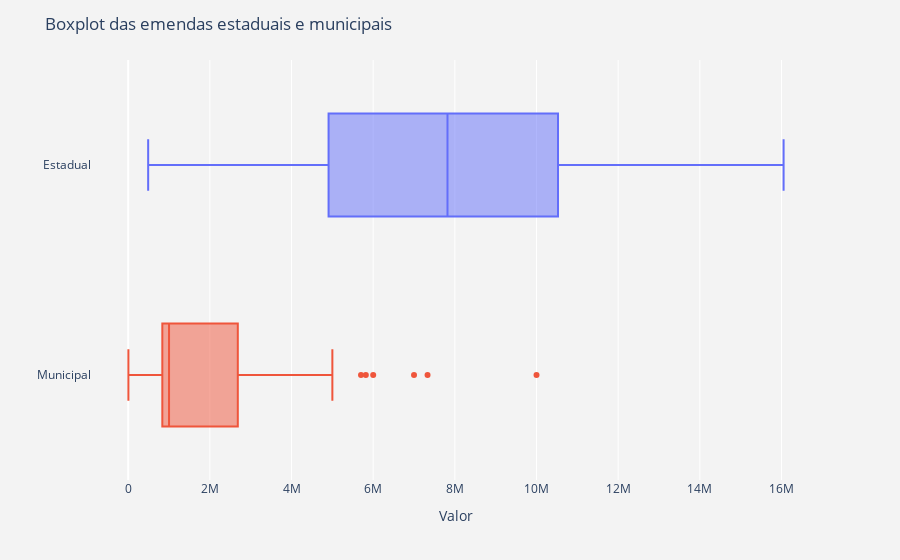

Source (notebook cell):
### Markdown cell above
### Outliers

Vamos indentificar valores outliers das emendas enviadas para o estado e para as cidades. Os dados não serão agregados e utilizaremos um gráfico boxplot.

### Code cell
# copia dos dados estaduais
df_ce_out = df_ce.copy()
# coluna tipo
df_ce_out['Tipo'] = 'Estadual'

# copia dos dados municipais
df_cidades_out = df_cidades.copy()
# nova coluna tipo
df_cidades_out['Tipo'] = 'Municipal'

df_outliers = pd.concat([df_ce_out,df_cidades_out])
# df_outliers.head()

df_outliers.rename(columns={'vlr':'Valor'}, inplace=True)

fig = px.box(
    df_outliers
    # , title="Boxplot das emendas estaduais e municipais"
    , y="Tipo"
    , x="Valor"
    , color="Tipo"
)

# fig.update_traces(
#     marker=dict(outliercolor='rgb(51, 204, 51)')
# )

fig.update_layout(
    title='Boxplot das emendas estaduais e municipais',
    yaxis=dict(
        # autorange=True,
        showgrid=False,
        # zeroline=True,
        # dtick=5,
        # gridcolor='rgb(255, 255, 255)',
        # gridwidth=1,
        # zerolinecolor='rgb(255, 255, 255)',
        # zerolinewidth=2,
        title=dict(text="")
        # visible=False,
        # showticklabels=False
    ),
    xaxis=dict(
        # autorange=True,
        showgrid=True,
        # zeroline=True,
        # dtick=5,
        gridcolor='rgb(255, 255, 255)',
        gridwidth=1,
        zerolinecolor='rgb(255, 255, 255)',
        zerolinewidth=2,
        # visible=False,
        # showticklabels=False
    ),
    # margin=dict(
    #     l=40,
    #     r=30,
    #     b=80,
    #     t=100,
    # ),
    paper_bgcolor='rgb(243, 243, 243)',
    plot_bgcolor='rgb(243, 243, 243)',
    showlegend=False
)

fig.show()

### Figure 1 — Plotly figure (JSON) as saved in the notebook; plotly's stock layout.template omitted (floating-point values rounded to 4 significant figures)
{"data": [{"alignmentgroup": "True", "hovertemplate": "Tipo=%{y}<br>Valor=%{x}<extra></extra>", "legendgroup": "Estadual", "marker": {"color": "#636efa"}, "name": "Estadual", "notched": false, "offsetgroup": "Estadual", "orientation": "h", "showlegend": true, "type": "box", "x": [16051700, 16051699, 16051698, 15888779, 15551253, 15171695, 14640000.0, 13921711, 13611876, 13076179, 13033674, 10837034, 10800000.0, 10800000.0, 10720000.0, 10460000.0, 10345479, 10270000.0, 9415000.0, 9321000.0, 9207000.0, 9085000.0, 8819682, 8800000, 8669682, 8569682, 8549682, 8519682, 8486000.0, 8000000, 7819682, 7600000, 7418000.0, 7355365, 7299682, 6904000.0, 6500000, 6289365, 6000000, 6000000, 5366000.0, 5210737, 5192000.0, 5150000, 5000000, 4913026, 4889365, 4813000.0, 4644442, 4639365, 4106000.0, 1629209, 1629209, 1629209, 1600036, 1225891, 814604, 814604, 814600, 500000, 488760], "x0": " ", "xaxis": "x", "y": ["Estadual", "Estadual", "Estadual", "Estadual", "Estadual", "Estadual", "Estadual", "Estadual", "Estadual", "Estadual", "Estadual", "Estadual", "Estadual", "Estadual", "Estadual", "Estadual", "Estadual", "Estadual", "Estadual", "Estadual", "Estadual", "Estadual", "Estadual", "Estadual", "Estadual", "Estadual", "Estadual", "Estadual", "Estadual", "Estadual", "Estadual", "Estadual", "Estadual", "Estadual", "Estadual", "Estadual", "Estadual", "Estadual", "Estadual", "Estadual", "Estadual", "Estadual", "Estadual", "Estadual", "Estadual", "Estadual", "Estadual", "Estadual", "Estadual", "Estadual", "Estadual", "Estadual", "Estadual", "Estadual", "Estadual", "Estadual", "Estadual", "Estadual", "Estadual", "Estadual", "Estadual"], "y0": " ", "yaxis": "y"}, {"alignmentgroup": "True", "hovertemplate": "Tipo=%{y}<br>Valor=%{x}<extra></extra>", "legendgroup": "Municipal", "marker": {"color": "#EF553B"}, "name": "Municipal", "notched": false, "offsetgroup": "Municipal", "orientation": "h", "showlegend": true, "type": "box", "x": [100000, 250000, 250000, 400000, 500000, 500000, 500000, 500000, 500000, 500000, 500000, 500000, 500012, 800000, 800000, 800012, 900000, 977525, 977525, 1000000, 1000000, 1000000, 1000000, 1000000, 1000000, 216600.0, 1000000, 1000000, 1000000, 1000000, 1000000, 847100.0, 1000000, 1000000, 1000000, 1000012, 1000012, 1000012, 1089365, 1125000, 1294786, 1450000, 1500000, 1500000, 1629209, 1714511, 1852448, 1935792, 2000000, 2000000, 2000000, 2000000, 2443813, 2600000, 2719682, 2769655, 461900.0, 3000000, 3258418, 3258418, 3258418, 3500000, 3665720, 2672000.0, 4073023, 4887627, 4887627, 4947710, 5000000, 4666.0, 5702232, 5819682, 6000000, 7000000, 7331441, 10000000, 1869000.0], "x0": " ", "xaxis": "x", "y": ["Municipal", "Municipal", "Municipal", "Municipal", "Municipal", "Municipal", "Municipal", "Municipal", "Municipal", "Municipal", "Municipal", "Municipal", "Municipal", "Municipal", "Municipal", "Municipal", "Municipal", "Municipal", "Municipal", "Municipal", "Municipal", "Municipal", "Municipal", "Municipal", "Municipal", "Municipal", "Municipal", "Municipal", "Municipal", "Municipal", "Municipal", "Municipal", "Municipal", "Municipal", "Municipal", "Municipal", "Municipal", "Municipal", "Municipal", "Municipal", "Municipal", "Municipal", "Municipal", "Municipal", "Municipal", "Municipal", "Municipal", "Municipal", "Municipal", "Municipal", "Municipal", "Municipal", "Municipal", "Municipal", "Municipal", "Municipal", "Municipal", "Municipal", "Municipal", "Municipal", "Municipal", "Municipal", "Municipal", "Municipal", "Municipal", "Municipal", "Municipal", "Municipal", "Municipal", "Municipal", "Municipal", "Municipal", "Municipal", "Municipal", "Municipal", "Municipal", "Municipal"], "y0": " ", "yaxis": "y"}], "layout": {"boxmode": "overlay", "legend": {"title": {"text": "Tipo"}, "tracegroupgap": 0}, "margin": {"t": 60}, "paper_bgcolor": "rgb(243, 243, 243)", "plot_bgcolor": "rgb(243, 243, 243)", "showlegend": false, "title": {"text": "Boxplot das emendas estaduais e municipais"}, "xaxis": {"anchor": "y", "domain": [0, 1], "gridcolor": "rgb(255, 255, 255)", "gridwidth": 1, "showgrid": true, "title": {"text": "Valor"}, "zerolinecolor": "rgb(255, 255, 255)", "zerolinewidth": 2}, "yaxis": {"anchor": "x", "categoryarray": ["Municipal", "Estadual"], "categoryorder": "array", "domain": [0, 1], "showgrid": false, "title": {"text": ""}}}}
